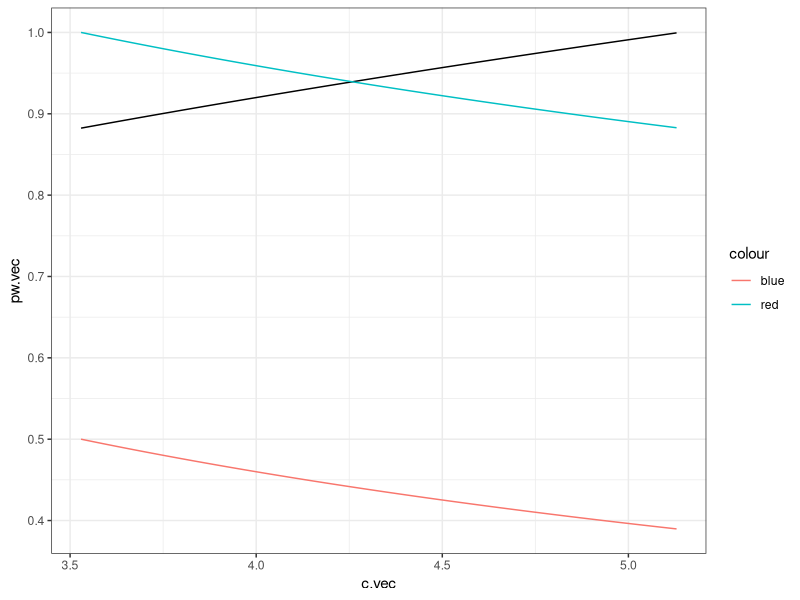
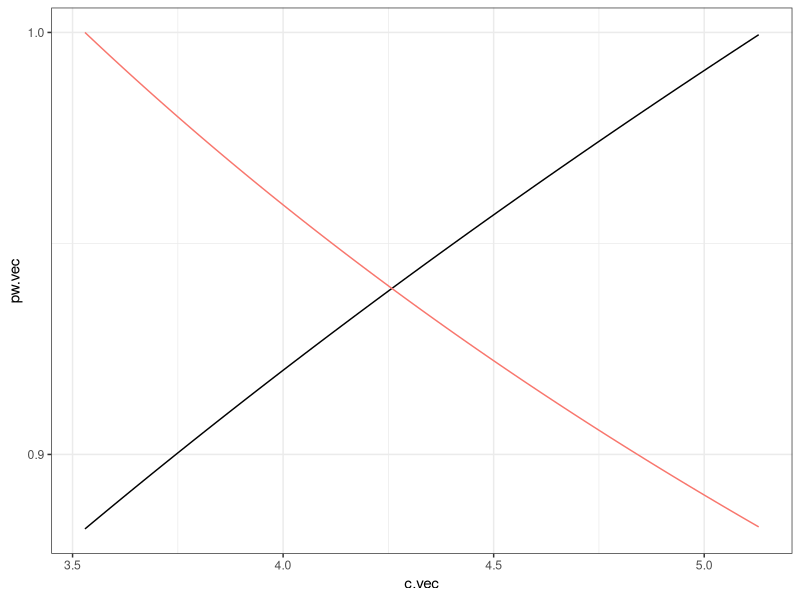
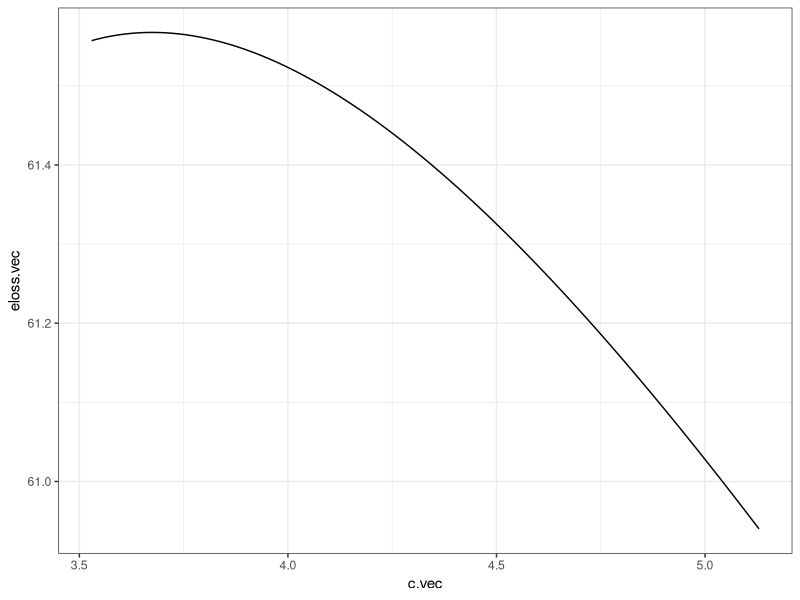
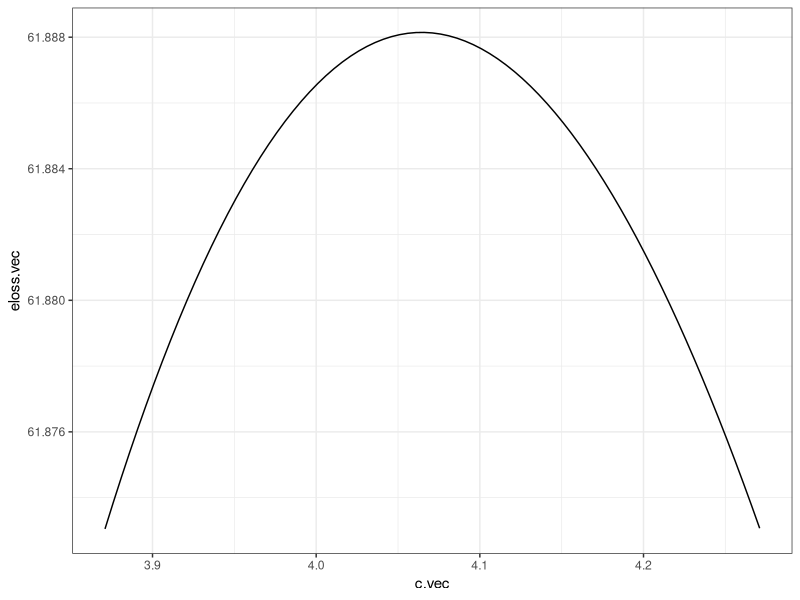
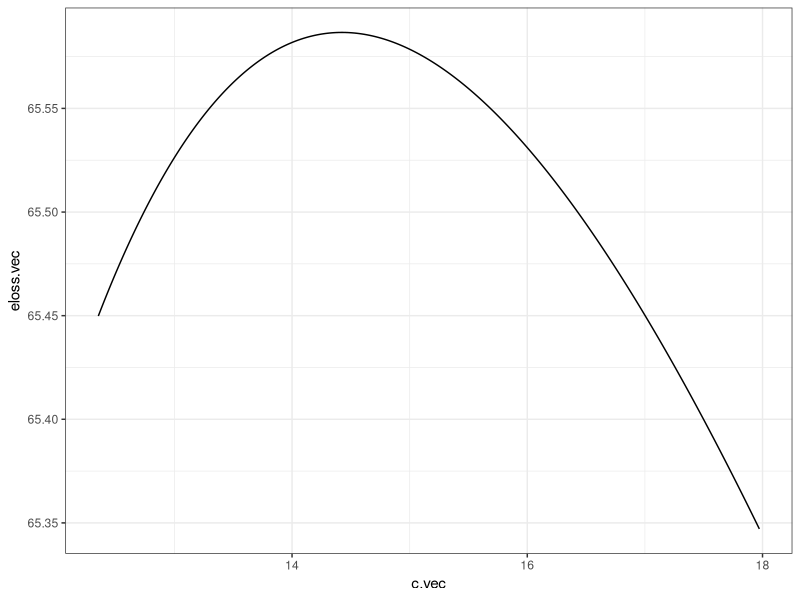

Here is the R script that generated these plots, in order:
# Code for fraud_v?.tex titled: "Whistleblowers and Financial Fraud"
# model simulations

# Packages used
library(ggplot2); theme_set(theme_bw())# for graphics
#library(mfx)# binomial logit marginal effects
#library(stargazer) # for displaying multinomial coefficients. Does not work with mfx
#library(texreg) # for displaying multinomial coefficients. Works with mfx (unlike stargazer). Also displayes multiple regression.
#library(huxtable)#displays multiple regressions as table => advantage, since the table can be edited in R => Problem: built-in to_latex output does not run in LaTeX in my experience. 
#library(nnet)# multinomial regressions
#library(haven)# may be needed to handle haven labelled when data is converted from other software e.g. Stata
library("xtable") #exporting to LaTeX
#library(dplyr)# for sample_n
#library(gtools)# for stars.pval function

setwd("~/Papers/fraud/fraud_R_Derive")
dir()

#Start simulation of Figure 5 (probabilities as function of C)####

# Model parameters 
# fraud parameters
(L = 120) #fraud level
(rho = 0.8) #fraction of L recovered if convicted
(phi = 40) #penalty if convicted
#(phi = 80) #penalty if convicted
#
# Utility parameters
(delta = 2) #WB discomfort 
(gamma = 1) #utility concavity parameter

# compensation level
(c.vec = 0:10)# will change after figuring the exact range to have both probabilities in [0,1]

# verify assumption that ensures an interval of C with prob in [0,1]
(1-rho)*L
phi > (1-rho)*L

# Finding the range of compensation C with prob in [0,1]
# pw < 1 if C <
(c_max = (2*delta*(phi +rho*L)^2)/L^2)
# pf < 1 if C > 
(c_min = (2*delta*L)/(phi+rho*L))
 #therefore set C in the range
(c.vec = seq(3,6,0.01))# allowing > 1 on the edges
(c.vec = seq(c_min,c_max,0.01))# not allowing

# Derivations
# eq (9)
(pw.vec = ((c.vec*L^2)/((2*delta*(phi+rho*L)^2)))^(1/3) )
# eq (10)
(pf.vec = ((2*delta*L)/(c.vec*(phi+rho*L)))^(1/3))
# also in eq (10)
(lambda_bar.vec = (((delta^2*L^2))/(2*c.vec^2*(phi+rho*L)^2))^(1/3))

# drawing the 3 prob (Figure 5 in paper)
(prob.df = data.frame(c.vec, pw.vec, pf.vec, lambda_bar.vec))
#
ggplot(prob.df, aes(x=c.vec)) + geom_line(aes(y=pw.vec)) +geom_line(aes(y=pf.vec, color="red"))+geom_line(aes(y=lambda_bar.vec, color="blue"))+scale_y_continuous(breaks = seq(0,1.1,0.1))

# now, without lambda_bar
ggplot(prob.df, aes(x=c.vec)) + geom_line(aes(y=pw.vec)) +geom_line(aes(y=pf.vec, color="red"))+scale_y_continuous(breaks = seq(0,1.1,0.1))+ theme(legend.position="none")
# => seems like pf is convex, check 2nd derivative.

#end simulation of Figure 5 (probabilities as function of C)####

#Start 1st simulation of expected loss as function of C####
# Using the same parameters as for Figure 5 except:
(c.vec = seq(3,6,0.01))# allowing for probabilities > 1 on edges
(c.vec = seq(c_min,c_max,0.01))# not allowing
#
# Derivations
# eq (9)
(pw.vec = ((c.vec*L^2)/((2*delta*(phi+rho*L)^2)))^(1/3) )
# eq (10)
(pf.vec = ((2*delta*L)/(c.vec*(phi+rho*L)))^(1/3))
# also in eq (10) expected conviction prob Elambda
(lambda_bar.vec = (((delta^2*L^2))/(2*c.vec^2*(phi+rho*L)^2))^(1/3))

# eq (11): expected fraud loss 
(eloss.vec = pf.vec*(L -pw.vec *lambda_bar.vec *(rho*L -c.vec +phi)))
is.unsorted(eloss.vec)# True if non-monotonic
is.unsorted(-eloss.vec)# True if non-monotonic
which.min(eloss.vec)
which.max(eloss.vec)
# => Expected loss is minimized at C_max where pw=1

# plot eloss.vec
eloss.df = data.frame(c.vec, eloss.vec)
ggplot(eloss.df, aes(x=c.vec, y=eloss.vec)) + geom_line()
# => convex => minimum loss is with at c_min or c_max

#End 1st simulation of expected loss as function of C####

#Start 2nd Simulation of expected loss as function of C####
# Model parameters 
# fraud parameters
(L = 120) #fraud level
(rho = 0.7) #fraction of L recovered if convicted
(phi = 40) #penalty if convicted
#
# Utility parameters
(delta = 2) #WB discomfort 
(gamma = 1) #utility concavity parameter

# compensation level
(c.vec = 0:10)# will change after figuring the exact range to have both probabilities in [0,1]

# verify assumption that ensures an interval of C with prob in [0,1]
(1-rho)*L
phi > (1-rho)*L

# Finding the range of compensation C with prob in [0,1]
# pw < 1 if C <
(c_max = (2*delta*(phi +rho*L)^2)/L^2)
# pf < 1 if C > 
(c_min = (2*delta*L)/(phi+rho*L))
#therefore set C in the range
(c.vec = seq(c_min, c_max, 0.005))# this ensures all prob in [0,1]

# Derivations
# eq (9)
(pw.vec = ((c.vec*L^2)/((2*delta*(phi+rho*L)^2)))^(1/3) )
# eq (10)
(pf.vec = ((2*delta*L)/(c.vec*(phi+rho*L)))^(1/3))
# also in eq (10)
(lambda_bar.vec = (((delta^2*L^2))/(2*c.vec^2*(phi+rho*L)^2))^(1/3))

# eq (11): expected fraud loss 
(eloss.vec = pf.vec*(L -pw.vec *lambda_bar.vec *(rho*L -c.vec +phi)))
is.unsorted(eloss.vec)# True if non-monotonic
is.unsorted(-eloss.vec)# True if non-monotonic
#
which.min(eloss.vec)
which.max(eloss.vec)
# => Expected loss is minimized at Cmin where pf = 1 and pw < 1.

# plot eloss.vec
eloss.df = data.frame(c.vec, eloss.vec)
ggplot(eloss.df, aes(x=c.vec, y=eloss.vec)) + geom_line()
# => convex => minimum loss is with at c_min or c_max

#End 2nd Simulation of expected loss as function of C####

#Start 3rd Simulation of expected loss as function of C####
# trying to get INTERIOR which min eloss. trying changing delta
# Model parameters 
# fraud parameters
(L = 120) #fraud level
(rho = 0.8) #fraction of L recovered if convicted
(phi = 40) #penalty if convicted
#
# Utility parameters
(delta = 2) #WB discomfort 
(delta = 7) #WB discomfort 
(gamma = 1) #utility concavity parameter

# compensation level
(c.vec = 0:10)# will change after figuring the exact range to have both probabilities in [0,1]

# verify assumption that ensures an interval of C with prob in [0,1]
(1-rho)*L
phi > (1-rho)*L

# Finding the range of compensation C with prob in [0,1]
# pw < 1 if C <
(c_max = (2*delta*(phi +rho*L)^2)/L^2)
# pf < 1 if C > 
(c_min = (2*delta*L)/(phi+rho*L))
#therefore set C in the range
(c.vec = seq(c_min, c_max, 0.01))# this ensures all prob in [0,1]

# Derivations
# eq (9)
(pw.vec = ((c.vec*L^2)/((2*delta*(phi+rho*L)^2)))^(1/3) )
# eq (10)
(pf.vec = ((2*delta*L)/(c.vec*(phi+rho*L)))^(1/3))
# also in eq (10)
(lambda_bar.vec = (((delta^2*L^2))/(2*c.vec^2*(phi+rho*L)^2))^(1/3))

# eq (11): expected fraud loss 
(eloss.vec = pf.vec*(L -pw.vec *lambda_bar.vec *(rho*L -c.vec +phi)))
is.unsorted(eloss.vec)# True if non-monotonic
is.unsorted(-eloss.vec)# True if non-monotonic
#
which.min(eloss.vec)
which.max(eloss.vec)
# => Expected loss is minimized at Cmin where pf = 1 and pw < 1.

# plot eloss.vec
eloss.df = data.frame(c.vec, eloss.vec)
ggplot(eloss.df, aes(x=c.vec, y=eloss.vec)) + geom_line()
# => convex => minimum loss is with at c_min or c_max

#End 3rd Simulation of expected loss as function of C####

#Start Table 3: Calibrations of gamma
(r.vec = seq(0.1, 0.8, 0.1))
length(r.vec)

(gammas.vec = 1/r.vec -1)
#
(gammam.vec = 1/r.vec -2)

# make it a table
(gamma.df = data.frame(r.vec, gammas.vec, gammam.vec))

print(xtable(gamma.df, digits = c(0,1,2,2)),  include.rownames=F)

# 
# # Start Figure 6 in the paper: Combing 2 new simulations (cancelled!) ####
# (c.vec = seq(3.5,5.2,0.01))# => wider than needed, but c_min and c_max will be plotted in the figure
# 
# # From first simulations: rho = 0.8
# # Model parameters 
# # fraud parameters
# (L = 120) #fraud level
# (rho = 0.8) #fraction of L recovered if convicted
# (phi = 40) #penalty if convicted
# #(phi = 80) #penalty if convicted
# #
# # Utility parameters
# (delta = 2) #WB discomfort 
# (gamma = 1) #utility concavity parameter
# 
# # Finding the range of compensation C with prob in [0,1]
# # pw < 1 if C <
# (c_max1 = (2*delta*(phi +rho*L)^2)/L^2)
# # pf < 1 if C > 
# (c_min1 = (2*delta*L)/(phi+rho*L))
# #
# # Derivations
# # eq (9)
# (pw1.vec = ((c.vec*L^2)/((2*delta*(phi+rho*L)^2)))^(1/3) )
# # eq (10)
# (pf1.vec = ((2*delta*L)/(c.vec*(phi+rho*L)))^(1/3))
# # also in eq (10) expected conviction prob Elambda
# (lambda_bar1.vec = (((delta^2*L^2))/(2*c.vec^2*(phi+rho*L)^2))^(1/3))
# 
# # eq (11): expected fraud loss 
# (eloss1.vec = pf1.vec*(L -pw1.vec *lambda_bar1.vec *(rho*L -c.vec +phi)))
# 
# # From second simulations: rho = ?? phi=??
# # Model parameters 
# # fraud parameters
# (L = 120) #fraud level
# (rho = 0.7) #fraction of L recovered if convicted
# (phi = 40) #penalty if convicted
# #(phi = 80) #penalty if convicted
# 
# # verify assumption that ensures an interval of C with prob in [0,1]
# (1-rho)*L
# phi > (1-rho)*L
# #
# # Utility parameters
# (delta = 2) #WB discomfort 
# (gamma = 1) #utility concavity parameter
# #
# # Derivations
# # eq (9)
# (pw2.vec = ((c.vec*L^2)/((2*delta*(phi+rho*L)^2)))^(1/3) )
# # eq (10)
# (pf2.vec = ((2*delta*L)/(c.vec*(phi+rho*L)))^(1/3))
# # also in eq (10) expected conviction prob Elambda
# (lambda_bar2.vec = (((delta^2*L^2))/(2*c.vec^2*(phi+rho*L)^2))^(1/3))
# 
# # eq (11): expected fraud loss 
# (eloss2.vec = pf2.vec*(L -pw2.vec *lambda_bar2.vec *(rho*L -c.vec +phi)))
# 
# # Making it a data frame
# (eloss12.df = data.frame(c.vec, eloss1.vec, eloss2.vec))
# 
# ggplot(eloss12.df, aes(x=c.vec)) +geom_line(aes(y=eloss1.vec), linetype="dotdash", linewidth=1.2, color="blue") +geom_line(aes(y=eloss2.vec), linetype="longdash", linewidth=1.2, color="red") 
# 
# 
# #+geom_line(aes(y=profitx), linetype="solid", linewidth=1.2, color="black") + scale_x_continuous(breaks = seq(0,1,0.1)) + scale_y_continuous(breaks = seq(0,600,50)) +labs(x=TeX("Probability of reciprocal import tariffs: $\\lambda$"), y=TeX("Expected profits of firm  $X$: $E \\pi^X$, $E \\pi_H^X$, $E \\pi_F^X$")) +theme(axis.text.x = element_text(size = 14, color = "black"),  axis.text.y = element_text(size = 16, color = "black"), text = element_text(size = 20)) +geom_vline(xintercept = lambda_hat, color = "black") +annotate("text", x = lambda_hat+0.013, y = 445, label = TeX("$\\hat{\\lambda}$"), size = 8, color="black") +annotate("text", x = 0.3, y = 520, label = TeX("$E \\pi^X=E \\pi^Y$"), size = 8, color="black") +annotate("text", x = 0.3, y = 360, label = TeX("$E \\pi_H^X =E \\pi_F^Y$"), size = 8, color="blue") +annotate("text", x = 0.3, y = 200, label = TeX("$E \\pi_F^X =E \\pi_H^Y$"), size = 8, color="red")